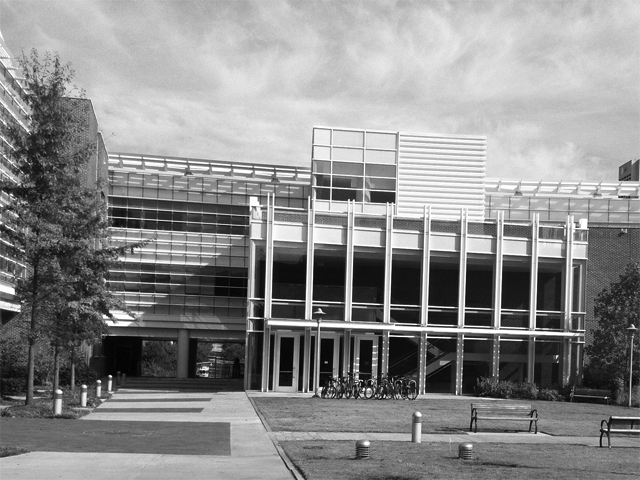
#> input picture ps5-Harris-ORB-RANSAC/input/transA.jpg, 640 x 480 px
$ python experiment.py   (Python 2 division)   (older library calls are emulated)
#> lines starting #> are read from the running program, lines starting #| are printed output that depends on the picture; after the words box and inside, x2 and y2 are one past the last pixel; in counts of white or black regions, pixels touching at a corner belong together
### ps5-Harris-ORB-RANSAC/helper_class.py
import os
import cv2
import ps5

input_dir = "input"
output_dir = "output"


class Ps5Arrays:
    """Helper class that performs the problem set 5 operations.

    This class is used in order to help partition the parts in experiment.py. Almost all sections
    of this problem set depend on the previous ones. For this reason, each method stores the
    results relevant to the problem set requirements and returns them when necessary. The main purpose
    of this methodology is to prevent redoing the work carried out by previous sections when all parts
    are called at the same time. The class functions verify if a class variable has been already
    populated before running the process behind the problem set part.

    Warning: This file must not be modified. The submissions process will only collect the ps5.py and
    experiment.py as usual. The original version of this file will be used during the grading process.

    """

    def __init__(self):
        self.trans_a = cv2.imread(os.path.join(input_dir, "transA.jpg"), 0) / 255.
#> self.trans_a: shape (480, 640) float64; min 0, max 1, mean 0.545
        self.trans_b = cv2.imread(os.path.join(input_dir, "transB.jpg"), 0) / 255.
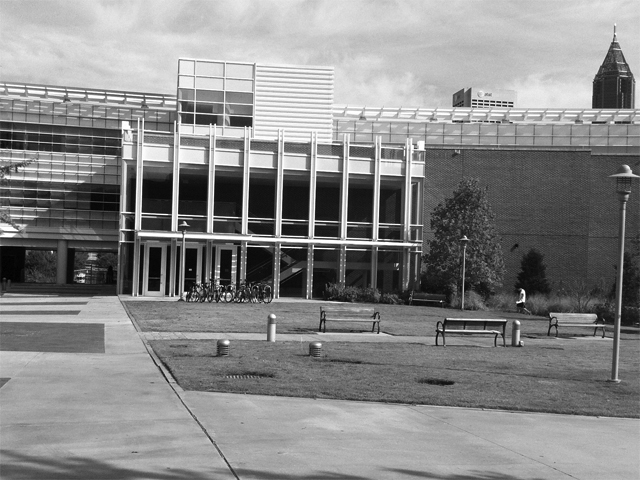
#> input picture ps5-Harris-ORB-RANSAC/input/transB.jpg, 640 x 480 px
#> self.trans_b: shape (480, 640) float64; min 0, max 1, mean 0.532
        self.sim_a = cv2.imread(os.path.join(input_dir, "simA.jpg"), 0) / 255.
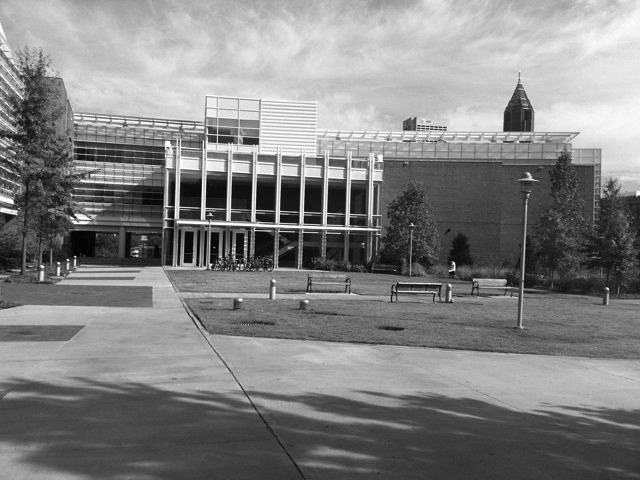
#> input picture ps5-Harris-ORB-RANSAC/input/simA.jpg, 640 x 480 px
#> self.sim_a: shape (480, 640) float64; min 0, max 1, mean 0.512
        self.sim_b = cv2.imread(os.path.join(input_dir, "simB.jpg"), 0) / 255.
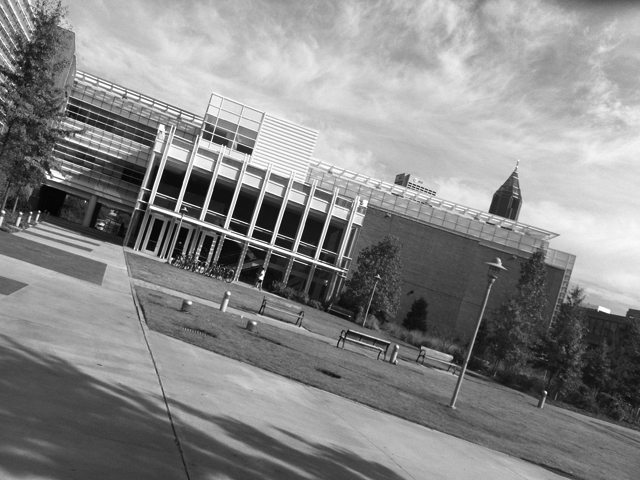
#> input picture ps5-Harris-ORB-RANSAC/input/simB.jpg, 640 x 480 px
#> self.sim_b: shape (480, 640) float64; min 0, max 1, mean 0.533
        # [4 lines of commented-out code are left out]
        self.gradients_a = None
        self.gradients_b = None
        self.r_maps = None
        self.corners = None
        self.angles = None
        self.keypoints = None
        self.matches = None
        self.descriptors = None

    def get_input_images(self):
        return {"trans_a": self.trans_a, "trans_b": self.trans_b, "sim_a": self.sim_a, "sim_b": self.sim_b}

    def get_gradients_a(self):

        if self.gradients_a is None:
            trans_a_x = ps5.gradient_x(self.trans_a)
            trans_a_y = ps5.gradient_y(self.trans_a)
            sim_a_x = ps5.gradient_x(self.sim_a)
            sim_a_y = ps5.gradient_y(self.sim_a)

            self.gradients_a = {"t_x": trans_a_x, "t_y": trans_a_y, "s_x": sim_a_x, "s_y": sim_a_y}

        return self.gradients_a

    # [29 lines left out: functions get_gradients_b, calculate_r_maps, not called in this run]

    def get_r_maps(self):
        return self.r_maps

    # [11 lines left out: function find_corners, not called in this run]

    def get_corners(self):
        return self.corners

    # [32 lines left out: functions compute_angles, create_keypoints, not called in this run]

    def get_keypoints(self):
        return self.keypoints

    # [23 lines left out: functions get_descriptors, get_matches, not called in this run]

### ps5-Harris-ORB-RANSAC/ps5.py
"""Problem Set 5: Harris, ORB, RANSAC."""

import numpy as np
import cv2
from copy import deepcopy
import random


def gradient_x(image):
    """Computes the image gradient in X direction.

    This method returns an image gradient considering the X direction. See cv2.Sobel.

    Args:
        image (numpy.array): grayscale floating-point image with values in [0.0, 1.0].

    Returns:
        numpy.array: image gradient in X direction with values in [-1.0, 1.0].
    """
    gradient = cv2.Sobel(image, cv2.CV_64F, 1, 0, ksize=5)
    gmax, gmin = gradient.max(), gradient.min()
    maxidx, minidx = gradient >= 0, gradient < 0
    gradient[maxidx] /= gmax
    gradient[minidx] /= (gmin if gmin > 0 else -gmin)
    return gradient


def gradient_y(image):
    """Computes the image gradient in Y direction.

    This method returns an image gradient considering the Y direction. See cv2.Sobel.

    Args:
        image (numpy.array): grayscale floating-point image with values in [0.0, 1.0].

    Returns:
        numpy.array: image gradient in Y direction with values in [-1.0, 1.0].
    """
    gradient = cv2.Sobel(image, cv2.CV_64F, 0, 1, ksize=5)
    gmax, gmin = gradient.max(), gradient.min()
    maxidx, minidx = gradient >= 0, gradient < 0
    gradient[maxidx] /= gmax
    gradient[minidx] /= (gmin if gmin > 0 else -gmin)
    return gradient


def make_image_pair(image1, image2):
    """Adjoins two images side-by-side to make a single new image.

    The output dimensions must take the maximum height from both images for the total height.
    The total width is found by adding the widths of image1 and image2.

    Args:
        image1 (numpy.array): first image, could be grayscale or color (BGR).
                              This array takes the left side of the output image.
        image2 (numpy.array): second image, could be grayscale or color (BGR).
                              This array takes the right side of the output image.

    Returns:
        numpy.array: combination of both images, side-by-side, same type as the input size.
    """
    return np.hstack((image1, image2))


# [398 lines left out: functions harris_response, find_corners, draw_corners, gradient_angle, get_keypoints, get_descriptors and 6 more, not called in this run]

### ps5-Harris-ORB-RANSAC/experiment.py
"""Problem Set 5: Harris, ORB, RANSAC"""

import numpy as np
import cv2
import os

import ps5
from helper_class import Ps5Arrays

input_dir = "input"
output_dir = "output"


# Utility code
def imwrite(filename, image):
    """Writes a image to a file.

    This function uses a normalization method that maps values to [0, 255]

    Args:
        filename (string): name of the file to be saved in the output directory
        image (numpy.array): image array.

    Returns:
        None
    """

    img_norm = cv2.normalize(image, alpha=0, beta=255, norm_type=cv2.NORM_MINMAX).astype(np.uint8)
    cv2.imwrite(os.path.join(output_dir, filename), img_norm)


# [74 lines left out: functions write_images_with_corners, draw_keypoints, draw_consensus_set, not called in this run]


def part_1a(ps5_obj, save_imgs=True):

    gradients = ps5_obj.get_gradients_a()
#> in gradient_x, `gmax, gmin = gradient.max(), gradient.min()`: gmax = 42.93; gmin = -42.33
#> in gradient_x, `maxidx, minidx = gradient >= 0, gradient < 0`:
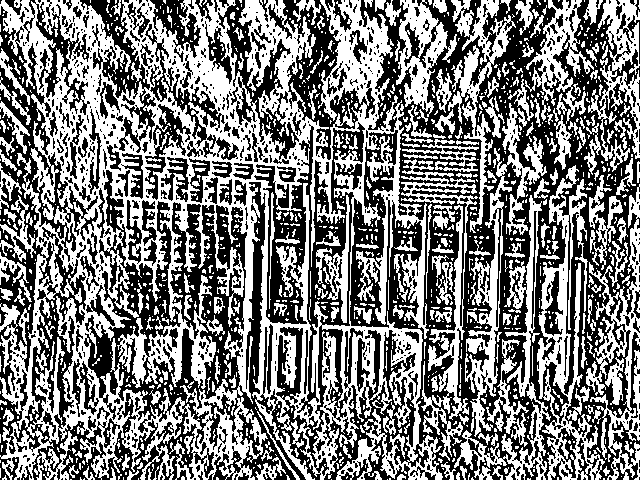
#> maxidx: shape (480, 640) bool; 48.9% white; 1187 white regions (939 under 20 px), largest, box (x1, y1, x2, y2) and area: (0, 0, 443, 480) 85628, (537, 165, 605, 480) 6351, (465, 103, 547, 437) 5069
#> in gradient_y, `gmax, gmin = gradient.max(), gradient.min()`: gmax = 39.49; gmin = -39.61
#> in gradient_y, `maxidx, minidx = gradient >= 0, gradient < 0`: maxidx: shape (480, 640) bool; 51.3% white; 1016 black regions (791 under 20 px), largest, box (x1, y1, x2, y2) and area: (0, 1, 640, 203) 44700, (0, 192, 590, 391) 23415, (0, 153, 640, 241) 11097
#> in gradient_x (call 2), `maxidx, minidx = gradient >= 0, gradient < 0`: maxidx: shape (480, 640) bool; 49.8% white; 1186 white regions (935 under 20 px), largest, box (x1, y1, x2, y2) and area: (354, 0, 640, 480) 52930, (0, 0, 305, 466) 49636, (182, 301, 411, 480) 7275
#> in gradient_y (call 2), `gradient = cv2.Sobel(image, cv2.CV_64F, 0, 1, ksize=5)`:
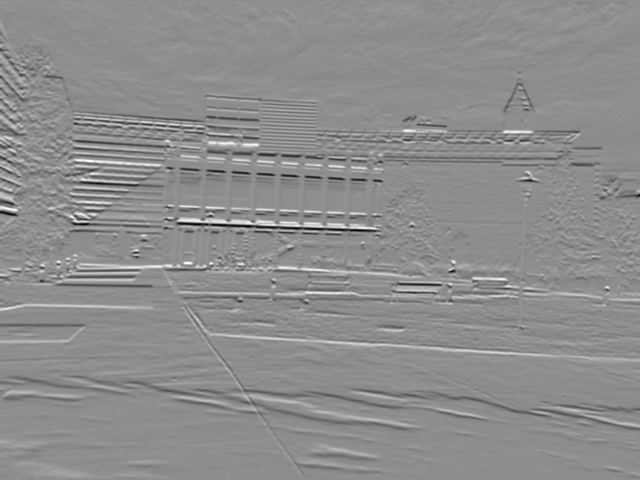
#> gradient: shape (480, 640) float64; min -40.55, max 32.34, mean -0.1; drawn with min black and max white
#> in gradient_y (call 2), `gmax, gmin = gradient.max(), gradient.min()`: gmax = 32.34; gmin = -40.55
#> in gradient_y (call 2), `maxidx, minidx = gradient >= 0, gradient < 0`: maxidx: shape (480, 640) bool; 49.4% white; 807 white regions (620 under 20 px), largest, box (x1, y1, x2, y2) and area: (0, 67, 640, 409) 67843, (0, 0, 640, 83) 20095, (0, 427, 640, 480) 9280
#> in gradient_y (call 2), `gradient[maxidx] /= gmax`:
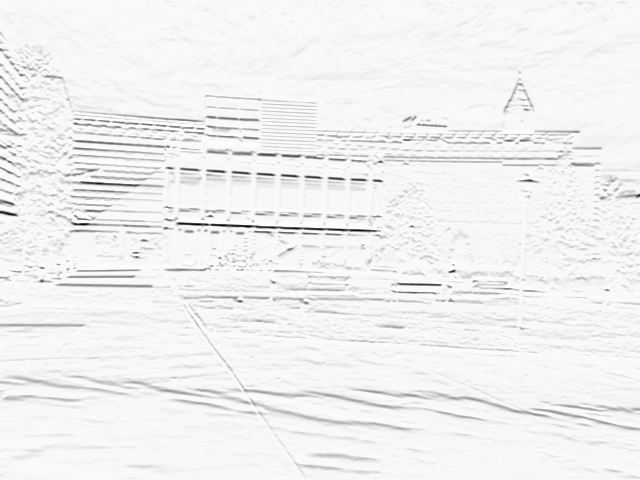
#> gradient: shape (480, 640) float64; min -40.55, max 1, mean -1.21; drawn with min black and max white
#> gradients = 4 items

    trans_a_x, trans_a_y = gradients["t_x"], gradients["t_y"]
    sim_a_x, sim_a_y = gradients["s_x"], gradients["s_y"]

    if save_imgs:
        trans_a_pair = ps5.make_image_pair(trans_a_x, trans_a_y)
#> in make_image_pair, `return np.hstack((image1, image2))`:
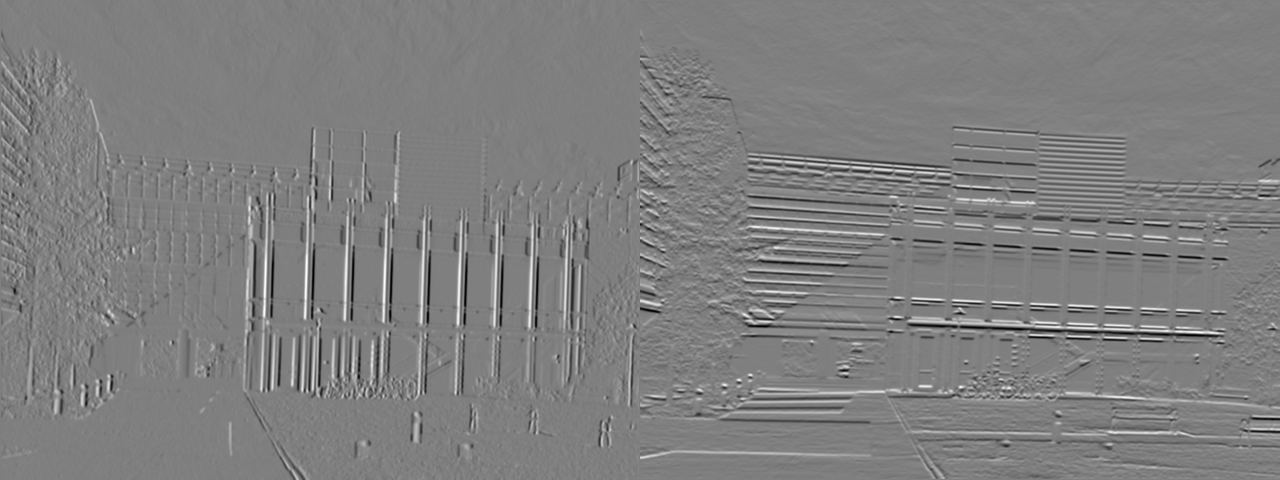
#> returned value: shape (480, 1280) float64; min -1, max 1, mean -0.000763; drawn with min black and max white
        imwrite("ps5-1-a-1.png", trans_a_pair)

        sim_a_pair = ps5.make_image_pair(sim_a_x, sim_a_y)
        imwrite("ps5-1-a-2.png", sim_a_pair)

    return {"t_x": trans_a_x, "t_y": trans_a_y, "s_x": sim_a_x, "s_y": sim_a_y}


# [187 lines left out: functions part_1b, part_1c, part_2a, part_2b, part_3a, part_3b and 3 more, not called in this run]


if __name__ == '__main__':
    ps5_arrays = Ps5Arrays()

#> (the run stopped early here; a loop or call above may not have finished)
